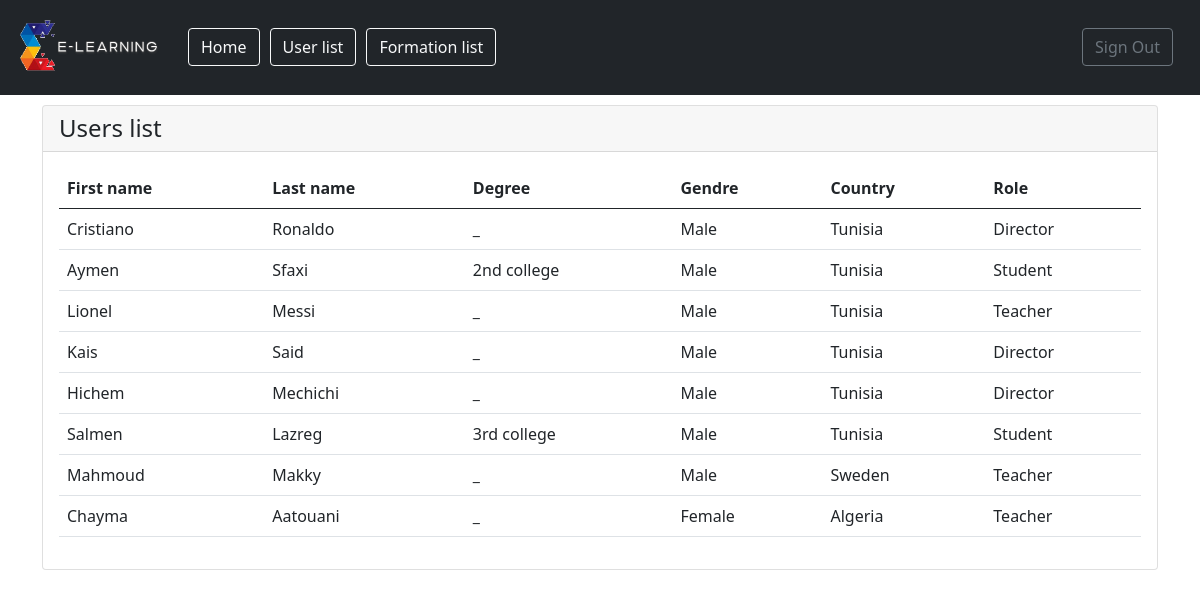
Page /userlist.php on the committed database.
### tables this page shows
CREATE TABLE `user` (
  `id` int(11) NOT NULL,
  `first_name` varchar(255) NOT NULL,
  `last_name` varchar(255) NOT NULL,
  `email` varchar(255) NOT NULL,
  `phone` varchar(255) NOT NULL,
  `gender` varchar(255) NOT NULL,
  `birthdate` date NOT NULL,
  `role` varchar(255) NOT NULL,
  `country` varchar(255) NOT NULL,
  `password` varchar(255) NOT NULL,
  `degree` varchar(255) DEFAULT NULL,
  `id_matiere` int(11) DEFAULT NULL
);

### userlist.php (the view, shortened to what this page needs)
<?php
    include("connexion.php");
?>
<?php
    $sql="SELECT * FROM user;";
    $query=$db->prepare($sql);
    $query->execute();
    $result=$query->fetchAll(PDO::FETCH_ASSOC);
?>
<!DOCTYPE html>
<html lang="en">
<head>
</head>
<body>
    <?php include("menu.php"); ?>
    <div class="container" style="margin-top:10px;">
    <div class="card" style="margin-top:10px;">
<h4 class="card-header">Users list</h4>
      <div class="card-body">
      <table class="table">
<thead>
<tr>
  <th scope="col">First name</th>
  <th scope="col">Last name</th>
  <th scope="col">Degree</th>
  <th scope="col">Gendre</th>
  <th scope="col">Country</th>
  <th scope="col">Role</th>
</tr>
</thead>
<tbody>
  <?php foreach($result as $el) { ?>
<tr>
  <td> <?php echo($el['first_name']); ?> </td>
  <td> <?php echo($el['last_name']);  ?> </td>
  <td> <?php if ($el['degree']!=null) {echo($el['degree']);} else {echo ("_");} ?> </td>
  <td> <?php echo($el['gender']); ?> </td>
  <td> <?php echo($el['country']); ?> </td>
  <td> <?php echo($el['role']); ?> </td>
</tr>
    <?php } ?>
</tbody>
</table>
      </div>
  </div>
    </div>
</body>
</html>

### rows in the picture
user: first_name "Cristiano", last_name "Ronaldo", gender "Male", country "Tunisia", role "Director"
user: first_name "Aymen", last_name "Sfaxi", degree "2nd college", gender "Male", country "Tunisia", role "Student"
user: first_name "Lionel", last_name "Messi", gender "Male", country "Tunisia", role "Teacher"
user: first_name "Kais", last_name "Said", gender "Male", country "Tunisia", role "Director"
user: first_name "Hichem", last_name "Mechichi", gender "Male", country "Tunisia", role "Director"
user: first_name "Salmen", last_name "Lazreg", degree "3rd college", gender "Male", country "Tunisia", role "Student"
user: first_name "Mahmoud", last_name "Makky", gender "Male", country "Sweden", role "Teacher"
user: first_name "Chayma", last_name "Aatouani", gender "Female", country "Algeria", role "Teacher"
